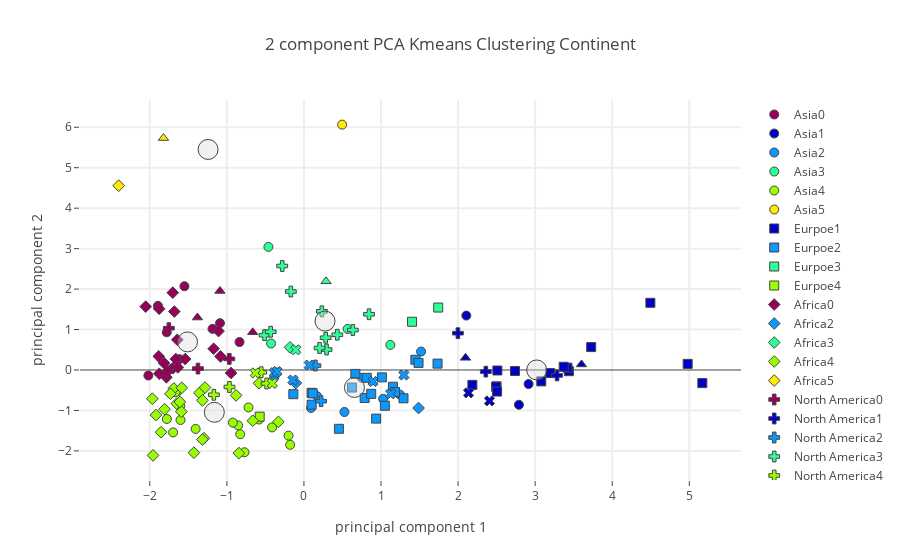

The notebook cell saved with this chart:
### Code cell
plot_plotly(principalDf_socio,"Continent",continent_centers_socio,"Socioeconomic + Foods")

### Figure 1 — Plotly figure (JSON) as saved in the notebook; plotly's stock layout.template omitted (floating-point values rounded to 4 significant figures)
{"data": [{"marker": {"color": "rgb(150,0,90)", "line": {"width": 1}, "size": 9, "symbol": 0}, "mode": "markers", "name": "Asia0", "text": ["Bangladesh", "Cambodia", "Indonesia", "Myanmar", "Philippines", "Sri Lanka", "Thailand", "Timor-Leste", "Viet Nam"], "type": "scatter", "uid": "048e1e38-534b-4b56-af7f-09fc2b11d7f8", "x": [-2.018, -1.616, -1.78, -0.8358, -1.55, -1.894, -1.089, -1.713, -1.186], "y": [-0.1371, 0.268, 0.9317, 0.691, 2.071, 1.586, 1.158, 0.02994, 1.016]}, {"marker": {"color": "rgb(0,0,200)", "line": {"width": 1}, "size": 9, "symbol": 0}, "mode": "markers", "name": "Asia1", "text": ["Israel", "Japan", "Kuwait"], "type": "scatter", "uid": "65b02cc9-e16e-4f11-bb6a-c01e2b11c6a3", "x": [2.915, 2.107, 2.789], "y": [-0.3477, 1.345, -0.8598]}, {"marker": {"color": "rgb(10,152,255)", "line": {"width": 1}, "size": 9, "symbol": 0}, "mode": "markers", "name": "Asia2", "text": ["Armenia", "Brunei Darussalam", "China, mainland", "Kazakhstan", "Mongolia", "Oman", "Saudi Arabia", "United Arab Emirates"], "type": "scatter", "uid": "2c19f460-3c87-4ed3-a5ed-f46e52037a92", "x": [0.09279, 1.52, -0.3854, 1.028, 0.1701, 0.7516, 0.5257, 1.246], "y": [-0.9383, 0.4556, -0.1792, -0.7117, -0.6468, -0.1935, -1.038, -0.6096]}, {"marker": {"color": "rgb(44,255,150)", "line": {"width": 1}, "size": 9, "symbol": 0}, "mode": "markers", "name": "Asia3", "text": ["Cyprus", "Lebanon", "Malaysia", "Republic of Korea"], "type": "scatter", "uid": "2ba5cf0c-c9e9-4403-828b-9703c591805c", "x": [1.121, -0.4267, -0.4608, 0.567], "y": [0.6197, 0.6543, 3.043, 1.015]}, {"marker": {"color": "rgb(151,255,0)", "line": {"width": 1}, "size": 9, "symbol": 0}, "mode": "markers", "name": "Asia4", "text": ["Afghanistan", "Azerbaijan", "Georgia", "India", "Iran (Islamic Republic of)", "Iraq", "Jordan", "Kyrgyzstan", "Lao People's Democratic Republic", "Nepal", "Pakistan", "Tajikistan", "Turkey", "Turkmenistan", "Uzbekistan", "Yemen"], "type": "scatter", "uid": "14128847-8402-4cf8-a902-346a5ab2e523", "x": [-1.697, -0.7716, -0.8532, -1.634, -0.9224, -1.405, -0.5828, -0.4132, -1.667, -1.779, -0.7191, -1.605, -0.1997, -0.1789, -0.8269, -1.601], "y": [-1.543, -2.033, -1.37, -0.5239, -1.301, -1.457, -1.224, -1.42, -0.5517, -1.212, -0.9256, -0.8857, -1.623, -1.849, -1.588, -1.236]}, {"marker": {"color": "rgb(255,234,0)", "line": {"width": 1}, "size": 9, "symbol": 0}, "mode": "markers", "name": "Asia5", "text": ["Maldives"], "type": "scatter", "uid": "4d927edf-c5e1-43b5-a8fd-ef2f92afd17c", "x": [0.4958], "y": [6.065]}, {"marker": {"color": "rgb(150,0,90)", "line": {"width": 1}, "size": 9, "symbol": 1}, "mode": "markers", "name": "Eurpoe0", "text": [], "type": "scatter", "uid": "1b0397b6-db21-4030-9d7c-e50aa8ca8afb", "x": [], "y": []}, {"marker": {"color": "rgb(0,0,200)", "line": {"width": 1}, "size": 9, "symbol": 1}, "mode": "markers", "name": "Eurpoe1", "text": ["Austria", "Belgium", "Denmark", "Finland", "France", "Germany", "Iceland", "Ireland", "Luxembourg", "Malta", "Netherlands", "Norway", "Sweden", "Switzerland", "United Kingdom"], "type": "scatter", "uid": "0b8224fd-1013-406f-b0c0-2fd82605e290", "x": [2.499, 5.169, 2.739, 3.08, 2.51, 2.494, 4.495, 2.506, 4.979, 3.438, 3.419, 3.727, 3.371, 3.196, 2.185], "y": [-0.4041, -0.3243, -0.0258, -0.2819, -0.01235, -0.4146, 1.66, -0.5334, 0.1507, -0.02945, 0.0571, 0.5664, 0.07984, -0.07609, -0.3679]}, {"marker": {"color": "rgb(10,152,255)", "line": {"width": 1}, "size": 9, "symbol": 1}, "mode": "markers", "name": "Eurpoe2", "text": ["Albania", "Belarus", "Bulgaria", "Croatia", "Czechia", "Estonia", "Greece", "Hungary", "Italy", "Latvia", "Lithuania", "Montenegro", "Poland", "Romania", "Russian Federation", "Serbia", "Slovakia", "Slovenia", "Ukraine"], "type": "scatter", "uid": "3a828f97-c10b-4505-b250-c41a4001b2bf", "x": [0.9365, 1.012, 0.1, 0.6674, 1.155, 1.05, 1.446, 0.6233, 1.487, 0.8152, 1.734, 1.292, 0.7881, 0.4538, 0.8732, -0.1376, 0.0993, 1.182, 0.1144], "y": [-1.202, -0.1822, -0.8579, -0.09693, -0.4149, -0.8846, 0.2527, -0.4345, 0.1751, -0.1941, 0.1574, -0.7003, -0.6921, -1.454, -0.5896, -0.5981, -0.5645, -0.5447, -0.5779]}, {"marker": {"color": "rgb(44,255,150)", "line": {"width": 1}, "size": 9, "symbol": 1}, "mode": "markers", "name": "Eurpoe3", "text": ["Portugal", "Spain"], "type": "scatter", "uid": "8f88a18b-6a84-4007-a800-66b5df75db6b", "x": [1.403, 1.742], "y": [1.192, 1.544]}, {"marker": {"color": "rgb(151,255,0)", "line": {"width": 1}, "size": 9, "symbol": 1}, "mode": "markers", "name": "Eurpoe4", "text": ["Bosnia and Herzegovina"], "type": "scatter", "uid": "82a669c9-5706-4c68-82ba-ff24e4b6b440", "x": [-0.5742], "y": [-1.155]}, {"marker": {"color": "rgb(255,234,0)", "line": {"width": 1}, "size": 9, "symbol": 1}, "mode": "markers", "name": "Eurpoe5", "text": [], "type": "scatter", "uid": "2892022e-739b-4c24-b25a-add16b73afcb", "x": [], "y": []}, {"marker": {"color": "rgb(150,0,90)", "line": {"width": 1}, "size": 9, "symbol": 2}, "mode": "markers", "name": "Africa0", "text": ["Angola", "Benin", "Cameroon", "Central African Republic", "Congo (note no data in Food suppley tables for DRC)", "CÃƒÂ´te d'Ivoire", "Ghana", "Guinea", "Guinea-Bissau", "Liberia", "Mozambique", "Namibia", "Nigeria", "Rwanda", "Sierra Leone", "Togo", "Uganda", "United Republic of Tanzania"], "type": "scatter", "uid": "0307303d-0479-4b0e-917d-116e8e368d98", "x": [-1.082, -1.541, -1.663, -1.171, -1.108, -2.053, -1.702, -1.784, -1.815, -1.7, -1.772, -0.9454, -1.884, -1.878, -1.643, -1.877, -1.682, -1.635], "y": [0.3348, 0.2693, 0.2718, 0.5252, 0.9615, 1.566, 1.912, -0.1804, 0.1723, 0.04394, -0.03611, -0.07411, 0.3372, 1.513, 0.7478, -0.09294, 1.444, 0.06345]}, {"marker": {"color": "rgb(0,0,200)", "line": {"width": 1}, "size": 9, "symbol": 2}, "mode": "markers", "name": "Africa1", "text": [], "type": "scatter", "uid": "0e261205-ea8d-44a7-b194-daf6729b47d3", "x": [], "y": []}, {"marker": {"color": "rgb(10,152,255)", "line": {"width": 1}, "size": 9, "symbol": 2}, "mode": "markers", "name": "Africa2", "text": ["Mauritius", "Sudan"], "type": "scatter", "uid": "8514c290-60d6-4012-a674-0a928adaf419", "x": [-0.1048, 1.487], "y": [-0.3221, -0.94]}, {"marker": {"color": "rgb(44,255,150)", "line": {"width": 1}, "size": 9, "symbol": 2}, "mode": "markers", "name": "Africa3", "text": ["Gabon"], "type": "scatter", "uid": "1878b7f0-bb96-4f65-be2f-36038650e0f6", "x": [-0.1806], "y": [0.5589]}, {"marker": {"color": "rgb(151,255,0)", "line": {"width": 1}, "size": 9, "symbol": 2}, "mode": "markers", "name": "Africa4", "text": ["Algeria", "Botswana", "Burkina Faso", "Cabo Verde", "Chad", "Egypt", "Ethiopia", "Gambia", "Kenya", "Lesotho", "Madagascar", "Malawi", "Mali", "Mauritania", "Morocco", "Niger", "Senegal", "South Africa", "Eswatini", "Tunisia", "Zambia", "Zimbabwe"], "type": "scatter", "uid": "b7c5b48d-6b20-4271-9226-6c3d3dfe49bf", "x": [-0.8441, -0.8796, -1.854, -0.5825, -1.809, -1.427, -1.92, -1.65, -1.356, -1.958, -1.688, -1.967, -1.297, -0.6634, -1.317, -1.59, -1.585, -0.3317, -1.317, -1.283, -1.733, -1.61], "y": [-2.056, -0.6274, -1.537, -0.3287, -0.97, -2.044, -1.113, -0.8311, -0.5668, -2.111, -0.4558, -0.7106, -1.688, -1.255, -1.719, -1.03, -0.4406, -1.282, -0.7509, -0.4353, -0.5874, -0.7892]}, {"marker": {"color": "rgb(255,234,0)", "line": {"width": 1}, "size": 9, "symbol": 2}, "mode": "markers", "name": "Africa5", "text": ["Sao Tome and Principe"], "type": "scatter", "uid": "5775c270-3259-496f-92bc-a008b7b82306", "x": [-2.404], "y": [4.556]}, {"marker": {"color": "rgb(150,0,90)", "line": {"width": 1}, "size": 9, "symbol": 3}, "mode": "markers", "name": "North America0", "text": ["El Salvador", "Guatemala", "Haiti"], "type": "scatter", "uid": "fe108263-905a-455e-9c89-aac90713e27a", "x": [-0.9683, -1.375, -1.753], "y": [0.2742, 0.03483, 1.034]}, {"marker": {"color": "rgb(0,0,200)", "line": {"width": 1}, "size": 9, "symbol": 3}, "mode": "markers", "name": "North America1", "text": ["Bahamas", "Canada", "United States of America"], "type": "scatter", "uid": "2171a319-e34c-4362-b1db-04b6cc9fa86e", "x": [1.998, 2.36, 3.284], "y": [0.9095, -0.0409, -0.1346]}, {"marker": {"color": "rgb(10,152,255)", "line": {"width": 1}, "size": 9, "symbol": 3}, "mode": "markers", "name": "North America2", "text": ["Mexico", "Panama"], "type": "scatter", "uid": "d09effaa-8ad8-4bed-8fa8-f69922a4b810", "x": [0.2231, 0.1491], "y": [-0.7706, 0.1098]}, {"marker": {"color": "rgb(44,255,150)", "line": {"width": 1}, "size": 9, "symbol": 3}, "mode": "markers", "name": "North America3", "text": ["Antigua and Barbuda", "Barbados", "Costa Rica", "Dominica", "Dominican Republic", "Grenada", "Jamaica", "Saint Kitts and Nevis", "Saint Lucia", "Saint Vincent and the Grenadines", "Trinidad and Tobago"], "type": "scatter", "uid": "48a48a02-30fd-4a69-a0b8-9cf84cafb1fb", "x": [0.8448, 0.6348, 0.2934, -0.2816, -0.5108, -0.1699, -0.4315, 0.4334, 0.2324, 0.2824, 0.2032], "y": [1.378, 0.9877, 0.5053, 2.571, 0.861, 1.939, 0.9456, 0.8713, 1.451, 0.797, 0.5441]}, {"marker": {"color": "rgb(151,255,0)", "line": {"width": 1}, "size": 9, "symbol": 3}, "mode": "markers", "name": "North America4", "text": ["Belize", "Cuba", "Honduras", "Nicaragua"], "type": "scatter", "uid": "b1bed439-3b9c-483a-8e72-fdf1b245f97f", "x": [-0.5541, -0.4839, -0.9662, -1.169], "y": [-0.05601, -0.3338, -0.42, -0.6127]}, {"marker": {"color": "rgb(255,234,0)", "line": {"width": 1}, "size": 9, "symbol": 3}, "mode": "markers", "name": "North America5", "text": [], "type": "scatter", "uid": "3e36cbad-e2e0-4290-b83c-95c2c856f23b", "x": [], "y": []}, {"marker": {"color": "rgb(150,0,90)", "line": {"width": 1}, "size": 9, "symbol": 4}, "mode": "markers", "name": "South America0", "text": [], "type": "scatter", "uid": "bad7b31f-2d05-4edf-97cf-497751937356", "x": [], "y": []}, {"marker": {"color": "rgb(0,0,200)", "line": {"width": 1}, "size": 9, "symbol": 4}, "mode": "markers", "name": "South America1", "text": ["Argentina", "Uruguay"], "type": "scatter", "uid": "26193097-27c1-43ca-aa2c-6624518ad1ab", "x": [2.136, 2.407], "y": [-0.5656, -0.7645]}, {"marker": {"color": "rgb(10,152,255)", "line": {"width": 1}, "size": 9, "symbol": 4}, "mode": "markers", "name": "South America2", "text": ["Brazil", "Chile", "Colombia", "Guyana", "Paraguay", "Suriname", "Venezuela (Bolivarian Republic of)"], "type": "scatter", "uid": "babc36d6-f38c-45c9-81a1-c967dc2ee0a4", "x": [1.297, 1.126, 0.06953, -0.3831, -0.1425, -0.3493, 0.8962], "y": [-0.123, -0.5868, 0.12, -0.06744, -0.2492, -0.03713, -0.2852]}, {"marker": {"color": "rgb(44,255,150)", "line": {"width": 1}, "size": 9, "symbol": 4}, "mode": "markers", "name": "South America3", "text": ["Ecuador"], "type": "scatter", "uid": "e4b0581e-d8b9-47cf-818c-bb80dab28553", "x": [-0.1052], "y": [0.4987]}, {"marker": {"color": "rgb(151,255,0)", "line": {"width": 1}, "size": 9, "symbol": 4}, "mode": "markers", "name": "South America4", "text": ["Bolivia (Plurinational State of)", "Peru"], "type": "scatter", "uid": "da19b051-27df-4b06-83c3-fc728e783994", "x": [-0.4103, -0.6306], "y": [-0.3301, -0.07271]}, {"marker": {"color": "rgb(255,234,0)", "line": {"width": 1}, "size": 9, "symbol": 4}, "mode": "markers", "name": "South America5", "text": [], "type": "scatter", "uid": "8f198721-7200-4f73-a0cb-c75153608021", "x": [], "y": []}, {"marker": {"color": "rgb(150,0,90)", "line": {"width": 1}, "size": 9, "symbol": 5}, "mode": "markers", "name": "Australia0", "text": ["Fiji", "Solomon Islands", "Vanuatu"], "type": "scatter", "uid": "ce5b6519-7225-4da0-8a76-fbbe7213bd77", "x": [-0.6646, -1.382, -1.09], "y": [0.9326, 1.297, 1.953]}, {"marker": {"color": "rgb(0,0,200)", "line": {"width": 1}, "size": 9, "symbol": 5}, "mode": "markers", "name": "Australia1", "text": ["Australia", "New Zealand"], "type": "scatter", "uid": "ca63ab4a-5d3d-4f09-a311-f33d48e0b128", "x": [3.601, 2.097], "y": [0.1377, 0.3004]}, {"marker": {"color": "rgb(10,152,255)", "line": {"width": 1}, "size": 9, "symbol": 5}, "mode": "markers", "name": "Australia2", "text": [], "type": "scatter", "uid": "20b2e57a-612e-4b3b-a6ec-c28ca51a56e8", "x": [], "y": []}, {"marker": {"color": "rgb(44,255,150)", "line": {"width": 1}, "size": 9, "symbol": 5}, "mode": "markers", "name": "Australia3", "text": ["Samoa"], "type": "scatter", "uid": "1aec597f-5606-4234-abe9-ed17e3d8e58d", "x": [0.2869], "y": [2.193]}, {"marker": {"color": "rgb(151,255,0)", "line": {"width": 1}, "size": 9, "symbol": 5}, "mode": "markers", "name": "Australia4", "text": [], "type": "scatter", "uid": "7ee4ba0a-609f-4d6a-8d91-9f133fff841f", "x": [], "y": []}, {"marker": {"color": "rgb(255,234,0)", "line": {"width": 1}, "size": 9, "symbol": 5}, "mode": "markers", "name": "Australia5", "text": ["Kiribati"], "type": "scatter", "uid": "1a043a67-e5a1-467f-b671-9b69c675fe9e", "x": [-1.822], "y": [5.733]}, {"marker": {"color": "rgba(220, 220, 220, .4)", "line": {"width": 1}, "size": 20}, "mode": "markers", "name": "Center", "type": "scatter", "uid": "3c7b04ee-9931-4ab8-9a3a-25df7be0db45", "x": [-1.511, 3.02, 0.6555, 0.2739, -1.162, -1.243], "y": [0.6946, 0.0009539, -0.432, 1.208, -1.046, 5.452]}], "layout": {"hovermode": "closest", "showlegend": true, "title": {"text": "2 component PCA Kmeans Clustering Continent"}, "xaxis": {"gridwidth": 2, "ticklen": 5, "title": {"text": "principal component 1"}, "zeroline": false}, "yaxis": {"gridwidth": 2, "ticklen": 5, "title": {"text": "principal component 2"}}}}
